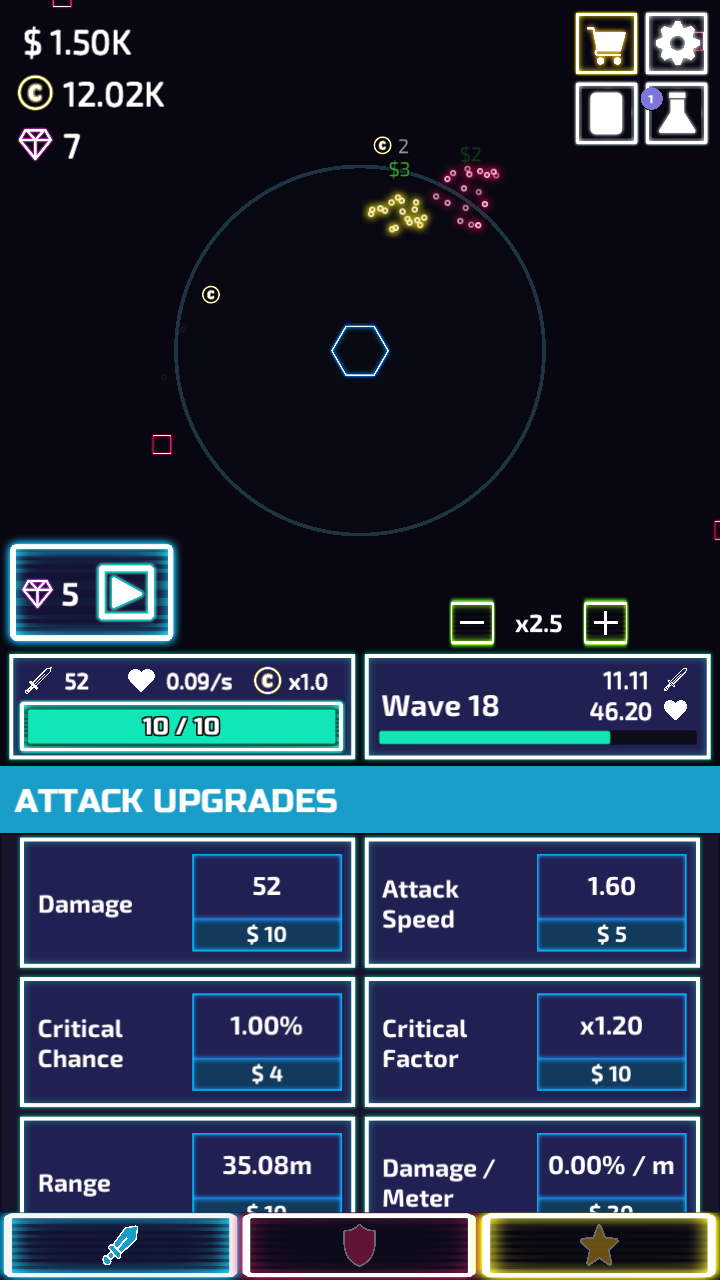
#> input picture state_images/PlayAttackState.png, 720 x 1280 px; its folder holds 4 pictures in this run
$ python state.py
#> lines starting #> are read from the running program, lines starting #| are printed output that depends on the picture
from abc import ABC, abstractmethod
from PIL import Image
from image_operation import compare
import operator


class State(ABC):
    def __init__(self, rects, points=None):
        self.im = Image.open('state_images/{}.png'.format(type(self).__name__))
#> self.im is the input picture: PIL image 720x1280 RGBA; mean R, G, B, A 38.4, 53, 73.2, 255
        self.rects = rects
        self.points = points
        self.boxes = [(x, y, x + w, y + h) for (x, y, w, h) in rects]

    def name(self):
        return type(self).__name__

    @abstractmethod
    def do_automation(self, device, capture):
        pass


class PlayAttackState(State):
    def do_automation(self, device, capture):
        print('tap attack speed / damage')
        device.tap_point(self.points['attack_speed'])
        device.tap_point(self.points['damage'])


class PlayDefenseState(State):
    def do_automation(self, device, capture):
        pass


class PlayUtilityState(State):
    def do_automation(self, device, capture):
        pass


class GameOverState(State):
    def do_automation(self, device, capture):
        print('tap retry')
        device.tap_point(self.points['retry'])


states = {
    PlayAttackState(rects=[(10, 780, 140, 40), ], points={'damage': (300, 900), 'attack_speed': (600, 900)}),
    PlayDefenseState(rects=[(10, 780, 140, 40), ]),
    PlayUtilityState(rects=[(10, 780, 140, 40), ]),
    GameOverState(rects=[(180, 1000, 100, 30), ], points={'retry': (230, 1020)})
}
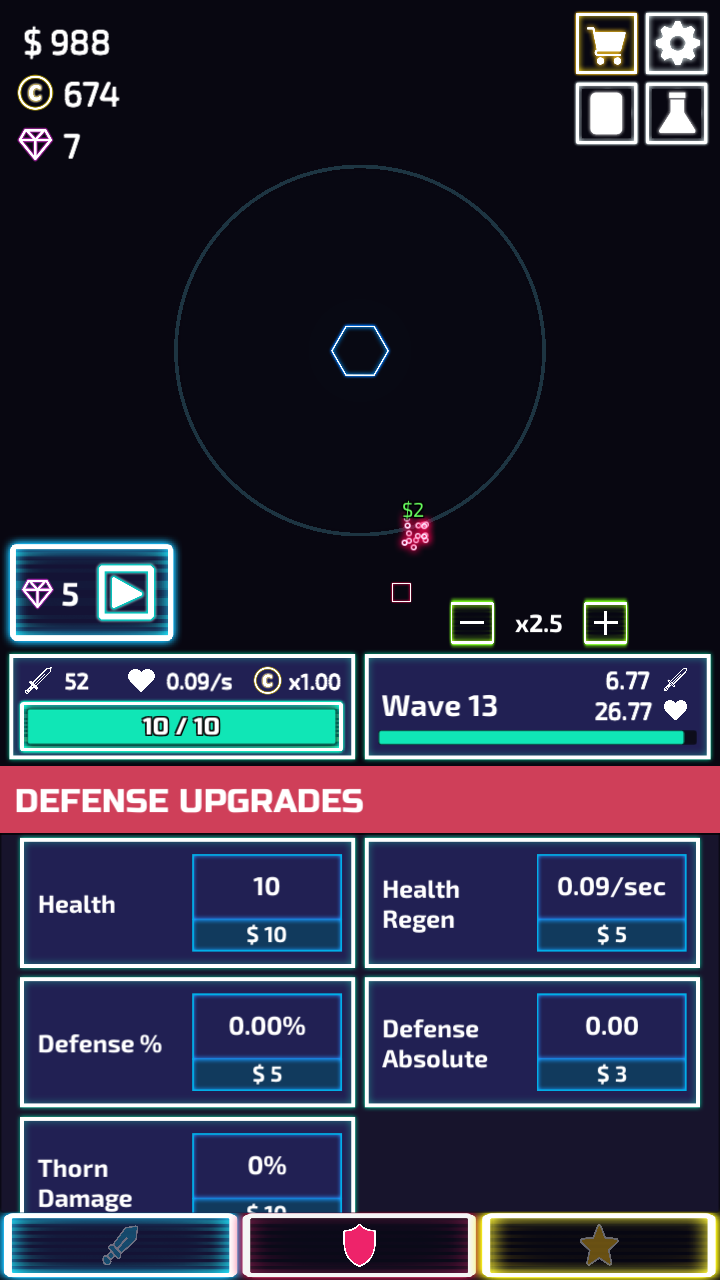
#> input picture state_images/PlayDefenseState.png, 720 x 1280 px
#> in __init__, self.im is the input picture: PIL image 720x1280 RGBA; mean R, G, B, A 45.5, 46.7, 65.4, 255
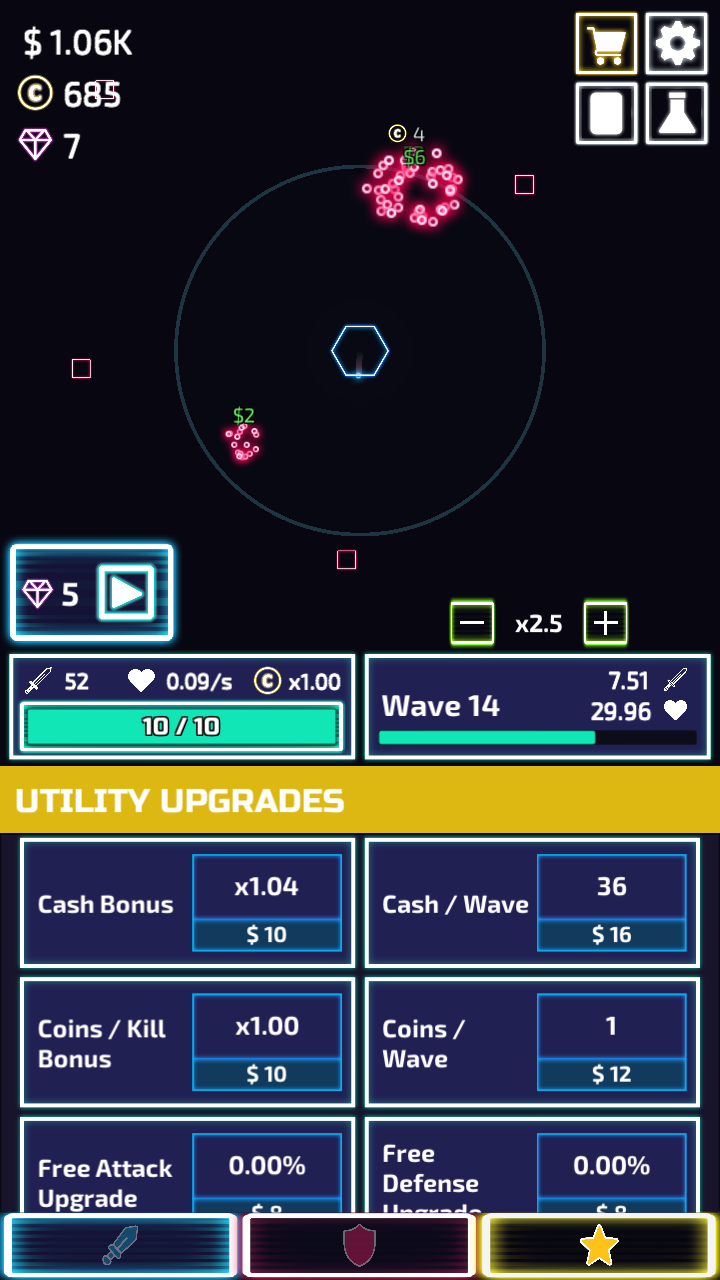
#> input picture state_images/PlayUtilityState.png, 720 x 1280 px
#> in __init__, self.im is the input picture: PIL image 720x1280 RGBA; mean R, G, B, A 48.9, 54.5, 64.9, 255
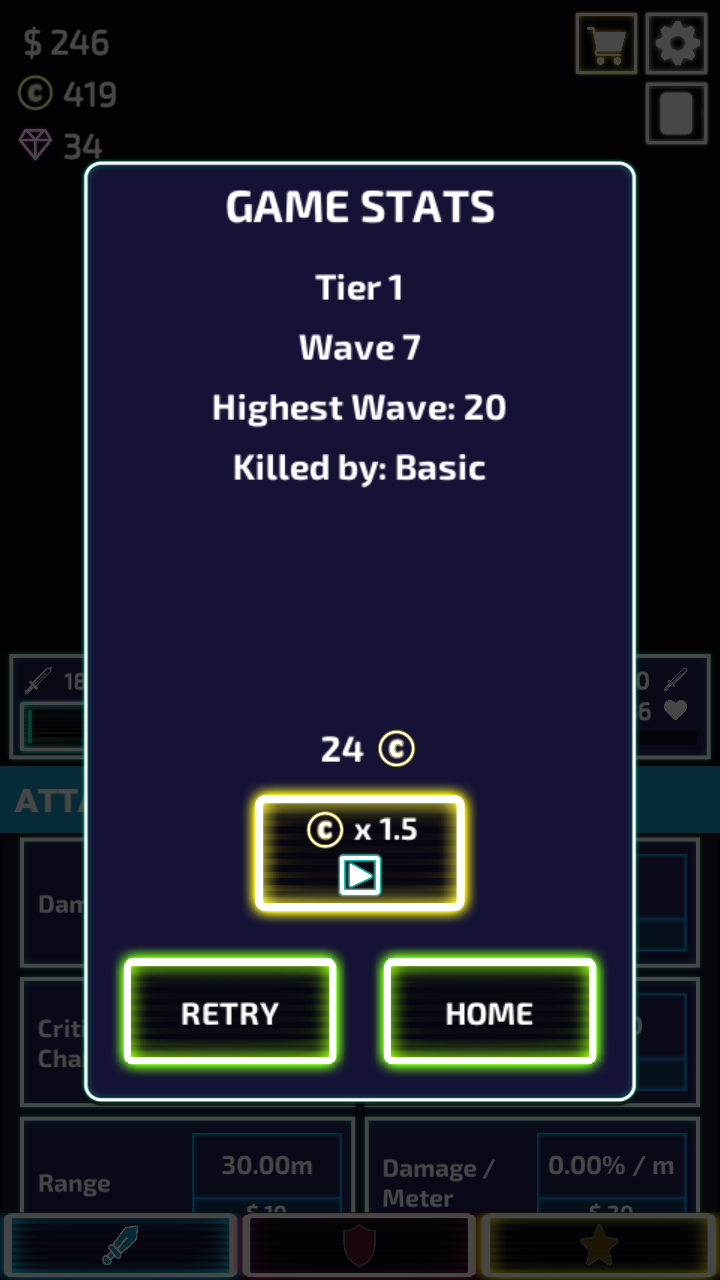
#> input picture state_images/GameOverState.png, 720 x 1280 px
#> in __init__, self.im is the input picture: PIL image 720x1280 RGBA; mean R, G, B, A 28.7, 31.6, 45.2, 255


def find_state(capture) -> State:
    scores = {}
    for idx, s in enumerate(states):
        score = 0
        for box in s.boxes:
            score += compare(s.im, capture, box)
        scores[s] = score / len(s.boxes)

    state, score = sorted(scores.items(), key=operator.itemgetter(1))[0]

    if score < 0.01:
        return state
